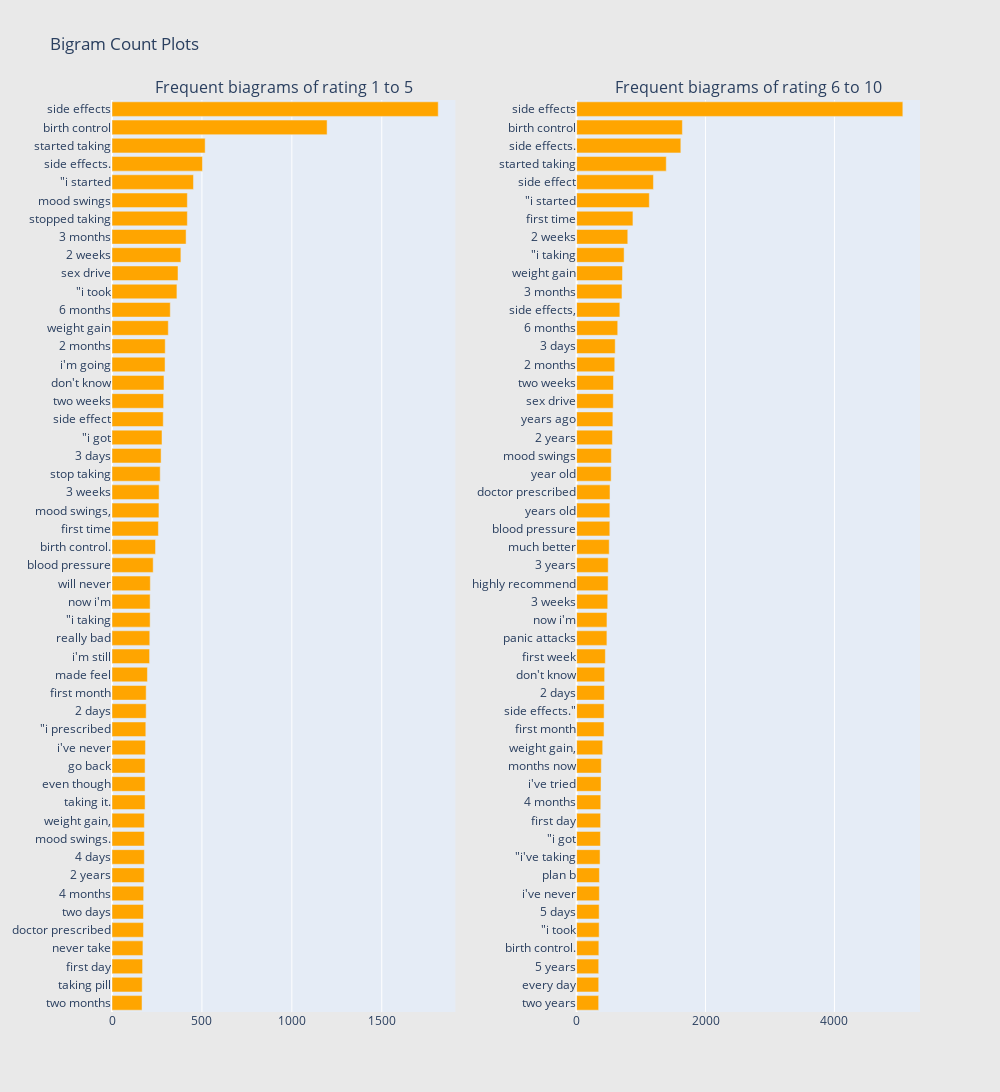

The notebook cell saved with this chart:
### Code cell
freq_dict = defaultdict(int)
for sent in df_all_1_5["review_by_patient"]:
    for word in generate_ngrams(sent,2):
        freq_dict[word] += 1
fd_sorted = pd.DataFrame(sorted(freq_dict.items(), key=lambda x: x[1])[::-1])
fd_sorted.columns = ["word", "wordcount"]
trace1 = horizontal_bar_chart(fd_sorted.head(50), 'orange')

freq_dict = defaultdict(int)
for sent in df_all_6_10["review_by_patient"]:
    for word in generate_ngrams(sent,2):
        freq_dict[word] += 1
fd_sorted = pd.DataFrame(sorted(freq_dict.items(), key=lambda x: x[1])[::-1])
fd_sorted.columns = ["word", "wordcount"]
trace2 = horizontal_bar_chart(fd_sorted.head(50), 'orange')

# Creating two subplots
fig = tools.make_subplots(rows=1, cols=2, vertical_spacing=0.04,horizontal_spacing=0.15,
                          subplot_titles=["Frequent biagrams of rating 1 to 5", 
                                          "Frequent biagrams of rating 6 to 10"])
fig.append_trace(trace1, 1, 1)
fig.append_trace(trace2, 1, 2)
fig['layout'].update(height=1200, width=1000, paper_bgcolor='rgb(233,233,233)', title="Bigram Count Plots")
py.iplot(fig, filename='word-plots')

### Figure 1 — Plotly figure (JSON) as saved in the notebook; plotly's stock layout.template omitted (floating-point values rounded to 4 significant figures)
{"data": [{"marker": {"color": "orange"}, "orientation": "h", "showlegend": false, "type": "bar", "x": [167, 168, 170, 172, 175, 175, 176, 179, 180, 180, 180, 184, 184, 184, 186, 188, 190, 190, 197, 209, 210, 212, 212, 213, 229, 242, 258, 261, 262, 268, 273, 278, 285, 287, 289, 295, 296, 313, 324, 361, 367, 383, 412, 419, 419, 453, 503, 518, 1196, 1814], "xaxis": "x", "y": ["two months", "taking pill", "first day", "never take", "doctor prescribed", "two days", "4 months", "2 years", "4 days", "mood swings.", "weight gain,", "taking it.", "even though", "go back", "i&#039;ve never", "\"i prescribed", "2 days", "first month", "made feel", "i&#039;m still", "really bad", "\"i taking", "now i&#039;m", "will never", "blood pressure", "birth control.", "first time", "mood swings,", "3 weeks", "stop taking", "3 days", "\"i got", "side effect", "two weeks", "don&#039;t know", "i&#039;m going", "2 months", "weight gain", "6 months", "\"i took", "sex drive", "2 weeks", "3 months", "stopped taking", "mood swings", "\"i started", "side effects.", "started taking", "birth control", "side effects"], "yaxis": "y"}, {"marker": {"color": "orange"}, "orientation": "h", "showlegend": false, "type": "bar", "x": [342, 343, 343, 345, 350, 350, 353, 354, 364, 370, 372, 375, 379, 383, 405, 426, 427, 431, 435, 446, 470, 471, 483, 489, 490, 506, 515, 516, 518, 536, 539, 556, 563, 569, 572, 592, 599, 638, 671, 704, 712, 737, 794, 874, 1128, 1192, 1391, 1617, 1641, 5061], "xaxis": "x2", "y": ["two years", "every day", "5 years", "birth control.", "\"i took", "5 days", "i&#039;ve never", "plan b", "\"i&#039;ve taking", "\"i got", "first day", "4 months", "i&#039;ve tried", "months now", "weight gain,", "first month", "side effects.\"", "2 days", "don&#039;t know", "first week", "panic attacks", "now i&#039;m", "3 weeks", "highly recommend", "3 years", "much better", "blood pressure", "years old", "doctor prescribed", "year old", "mood swings", "2 years", "years ago", "sex drive", "two weeks", "2 months", "3 days", "6 months", "side effects,", "3 months", "weight gain", "\"i taking", "2 weeks", "first time", "\"i started", "side effect", "started taking", "side effects.", "birth control", "side effects"], "yaxis": "y2"}], "layout": {"annotations": [{"font": {"size": 16}, "showarrow": false, "text": "Frequent biagrams of rating 1 to 5", "x": 0.2125, "xanchor": "center", "xref": "paper", "y": 1, "yanchor": "bottom", "yref": "paper"}, {"font": {"size": 16}, "showarrow": false, "text": "Frequent biagrams of rating 6 to 10", "x": 0.7875, "xanchor": "center", "xref": "paper", "y": 1, "yanchor": "bottom", "yref": "paper"}], "height": 1200, "paper_bgcolor": "rgb(233,233,233)", "title": {"text": "Bigram Count Plots"}, "width": 1000, "xaxis": {"anchor": "y", "domain": [0, 0.425]}, "xaxis2": {"anchor": "y2", "domain": [0.575, 1]}, "yaxis": {"anchor": "x", "domain": [0, 1]}, "yaxis2": {"anchor": "x2", "domain": [0, 1]}}}
